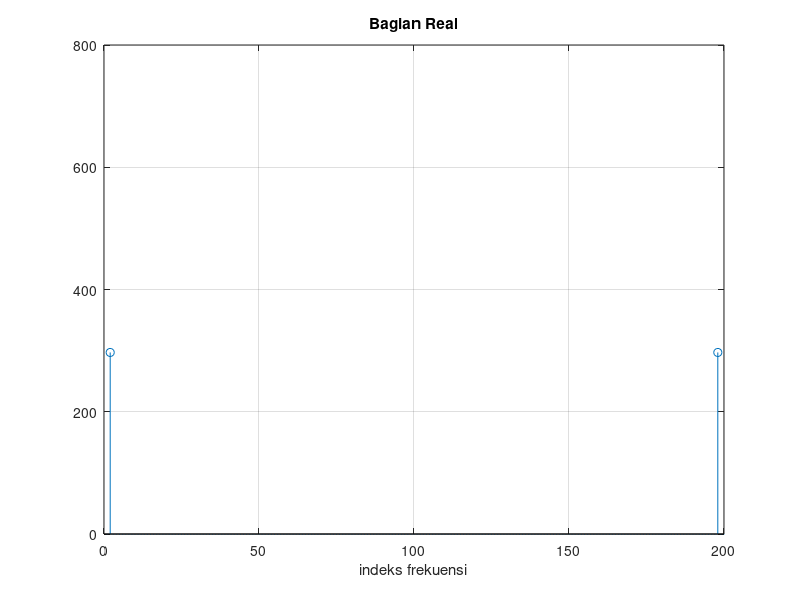
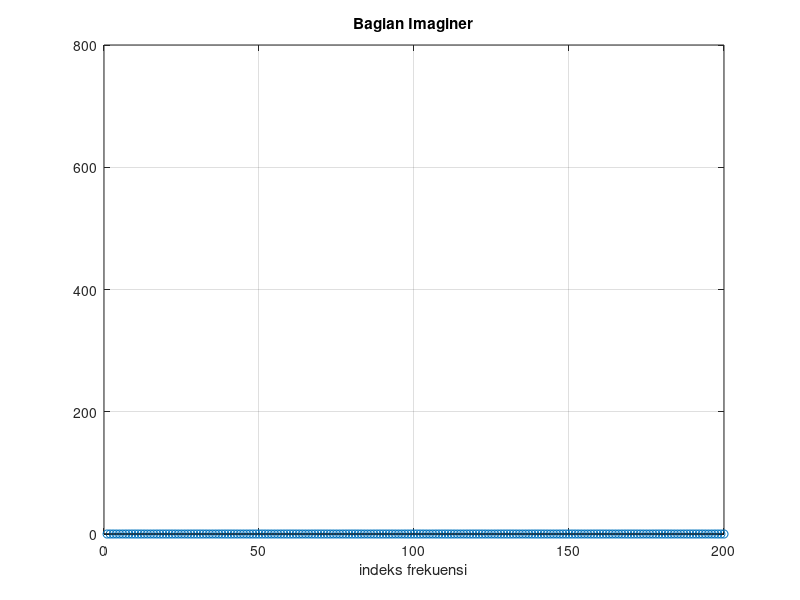

Reproduce these figures in MATLAB, in order.
clear all;clc

N = 200;
nn = N - 1;
for k = 1:200;
    x_n = 0.0;
    for n = 1:nn
        x_n = (3 * cos(0.02 * pi * n)) .* (exp(-j * k * 2 * pi * n / 200)) + x_n;
    end

    yR(k) = real(x_n);
    yI(k) = imag(x_n);

    magni_k(k) = sqrt(real(x_n) .* real(x_n) + imag(x_n) .* imag(x_n));
end

figure(1);
stem(yR);
axis([0 200 0 800]);
xlabel('indeks frekuensi');
title('Bagian Real');
grid;

figure(2);
stem(yI);
axis([0 200 0 800]);
xlabel('indeks frekuensi');
title('Bagian Imaginer');
grid;
